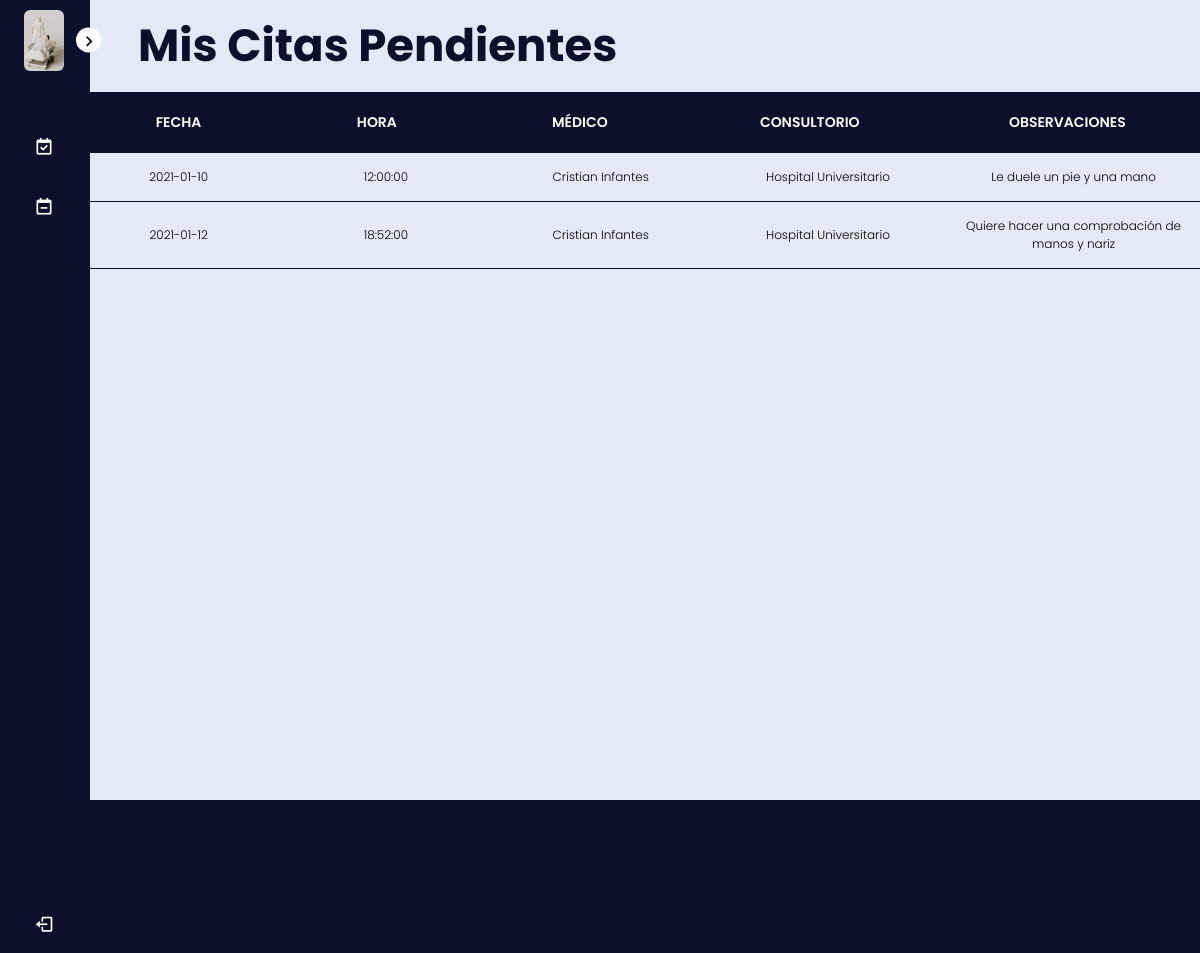
The page /paciente/citas-pendientes.php (signed in) on the database as committed earlier.
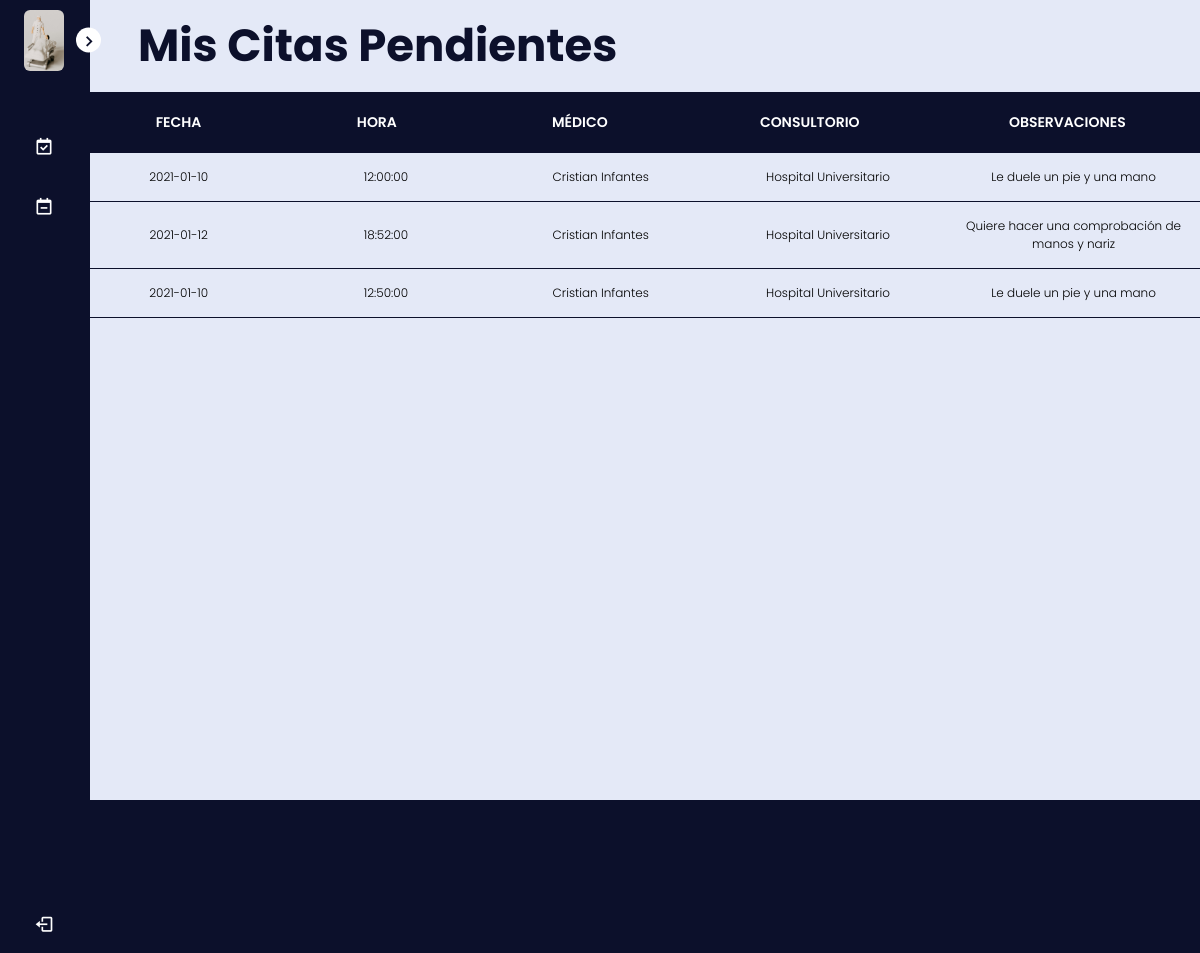
The same page on the database as committed later.
### tables this page shows
CREATE TABLE `citas` (
  `idCita` int(11) NOT NULL,
  `citFecha` date NOT NULL,
  `citHora` time NOT NULL,
  `citPaciente` varchar(10) NOT NULL,
  `citMedico` varchar(10) NOT NULL,
  `citConsultorio` int(11) NOT NULL,
  `citEstado` enum('Asignado','Atendido') NOT NULL DEFAULT 'Asignado',
  `CitObservaciones` text NOT NULL
);

CREATE TABLE `medicos` (
  `dniMed` varchar(10) NOT NULL,
  `medNombres` varchar(50) NOT NULL,
  `medApellidos` varchar(50) NOT NULL,
  `medEspecialidad` varchar(50) NOT NULL,
  `medTelefono` char(15) NOT NULL,
  `medCorreo` varchar(50) NOT NULL
);

CREATE TABLE `consultorios` (
  `idConsultorio` int(11) NOT NULL,
  `conNombre` char(50) NOT NULL
);

### paciente/citas-pendientes.php (the view, shortened to what this page needs)
<!DOCTYPE html>
<html lang="en">
<head>
    <link rel="stylesheet" href="../assets/css/style.css">
    <link href='https://unpkg.com/boxicons@2.1.1/css/boxicons.min.css' rel='stylesheet'>
</head>
<body>
    <?php
    $con = mysqli_connect('localhost', 'Paciente', 'PACC654456cieEnte2', 'Clinica');
    if ($_SESSION['usutipo'] == 'Paciente') {
    $sql = "SELECT citas.citFecha,citas.citHora,medicos.medNombres,medicos.medApellidos,consultorios.conNombre,citas.CitObservaciones FROM citas,medicos,consultorios WHERE citas.citPaciente='$_SESSION[dni]' AND citas.citEstado='Asignado' AND citas.citMedico=medicos.dniMed AND citas.citConsultorio=consultorios.idConsultorio;";
    $result = mysqli_query($con, $sql);
    $filas = mysqli_num_rows($result);
    } else {
        $error = "No tienes permisos.";
        $aviso = "Inicie sesión como paciente para poder realizar la operación.";
        header("Refresh:4; url=../logout.php", true);
    }
    ?>
    <nav class="sidebar close">
        <header>
            <div class="image-text">
                <span class="image">
                    <img src="../assets/img/scene.jpg" alt="foto perfil">
                </span>
            </div>
            <i class='bx bx-chevron-right toggle'></i>
        </header>
        <div class="menu-bar">
        <div class="menu">
                <ul class="menu-links">
                    <li class="nav-link">
                        <a href="citas-atendidas.php">
                            <i class='bx bx-calendar-check icon'></i>
                        </a>
                    </li>
                    <li class="nav-link">
                        <a href="#">
                            <i class='bx bx-calendar-minus icon' ></i>
                        </a>
                    </li>
                </ul>
            </div>
            <div class="bottom-content">
                <li>
                    <a href="../logout.php">
                        <i class='bx bx-log-out icon'></i>
                    </a>
                </li>
            </div>
        </div>
    </nav>
    <section class="home">
        <div class="text">
            <h1>Mis Citas Pendientes</h1>
        </div>
        <div class="tabla">
            <div class="tbl-header">
                <table cellpadding="0" cellspacing="0" border="0">
                    <thead>
                        <tr>
                            <th>Fecha</th>
                            <th>Hora</th>
                            <th>Médico</th>
                            <th>Consultorio</th>
                            <th>Observaciones</th>
                        </tr>
                    </thead>
                </table>
            </div>
            <div class="tbl-content">
                <table cellpadding="0" cellspacing="0" border="0">
                    <tbody>
                        <?php
                        if ($filas != 0) {
                            while ($registro = mysqli_fetch_row($result)) {
                        ?>
                                <tr>
                                    <td><?php echo $registro[0]; ?></td>
                                    <td><?php echo $registro[1]; ?></td>
                                    <td><?php echo $registro[2]. ' ' .$registro[3]; ?></td>
                                    <td><?php echo $registro[4]; ?></td>
                                    <td><?php echo $registro[5]; ?></td>
                                </tr>
                        <?php
                            }
                        } else {
                            echo "<tr><td>No hay citas para mostrar.</td></tr>";
                        }
                        ?>
                    </tbody>
                </table>
            </div>
        </div>
    </section>
</body>
</html>

### assets/css/style.css (style rules this page uses)
* { margin: 0; padding: 0; box-sizing: border-box; font-family: 'Poppins', sans-serif; }
:root { --body-color: #E4E9F7; --sidebar-color: #0C102B; --primary-color: #0C102B; --primary-color-light: #F6F5FF; --text-color: #0C102B; --tran-03: all 0.2s ease; --tran-03: all 0.3s ease; --tran-04: all 0.3s ease; --tran-05: all 0.3s ease; }
body { min-height: 100vh; background-color: #0C102B; transition: var(--tran-05); }
h1 { color: #0C102B; }
.sidebar { position: fixed; top: 0; left: 0; height: 100%; width: 250px; padding: 10px 14px; background: #0C102B; transition: var(--tran-05); z-index: 100; }
.sidebar.close { width: 90px; }
.sidebar li { height: 50px; list-style: none; display: flex; align-items: center; margin-top: 10px; }
.sidebar header .image, .sidebar .icon { min-width: 60px; border-radius: 6px; }
.sidebar .icon { min-width: 60px; border-radius: 6px; height: 100%; display: flex; align-items: center; justify-content: center; font-size: 20px; }
.sidebar .text, .sidebar .icon { color: #fff; transition: var(--tran-03); }
.sidebar header { position: relative; }
.sidebar header .image-text { display: flex; align-items: center; }
.sidebar header .image { display: flex; align-items: center; justify-content: center; }
.sidebar header .image img { width: 40px; border-radius: 6px; }
.sidebar header .toggle { position: absolute; top: 50%; right: -25px; transform: translateY(-50%) rotate(180deg); height: 25px; width: 25px; background-color: #fff; color: #0C102B; border-radius: 50%; display: flex; align-items: center; justify-content: center; font-size: 22px; cursor: pointer; transition: var(--tran-05); }
.sidebar.close .toggle { transform: translateY(-50%) rotate(0deg); }
.sidebar .menu { margin-top: 40px; }
.sidebar li a { list-style: none; height: 100%; background-color: transparent; color: #fff; display: flex; align-items: center; height: 100%; width: 100%; border-radius: 6px; text-decoration: none; transition: var(--tran-03); }
.sidebar .menu-bar { height: calc(100% - 55px); display: flex; flex-direction: column; justify-content: space-between; overflow-y: scroll; }
.home { position: absolute; top: 0; top: 0; left: 250px; height: 100vh; width: calc(100% - 250px); background-color: var(--body-color); transition: var(--tran-05); }
.home .text { font-size: 30px; font-weight: 500; padding: 12px 60px; }
.sidebar.close ~ .home { left: 78px; height: 100vh; width: calc(100% - 78px); }
.tabla { width:100%; table-layout: fixed; }
.tbl-header { background-color: #0C102B; }
.tbl-content { width:100%; height: 800px; overflow-x: auto; margin-top: 0px; border-bottom: 1px solid #0C102B; }
th { width: 1300px; padding: 20px; text-align: center; font-weight: 600; font-size: 14px; color: #fff; text-transform: uppercase; }
td { width: 1300px; padding: 15px; text-align: center; vertical-align:middle; font-weight: 300; font-size: 12px; color: #000; border-bottom: solid 1px #0C102B; }

Rows that differ between the two databases and show on the page:
added citas: citFecha "2021-01-10", citHora "12:50:00", citMedico.medNombres "Cristian", citMedico.medApellidos "Infantes", citConsultorio.conNombre "Hospital Universitario", CitObservaciones "Le duele un pie y una mano"
